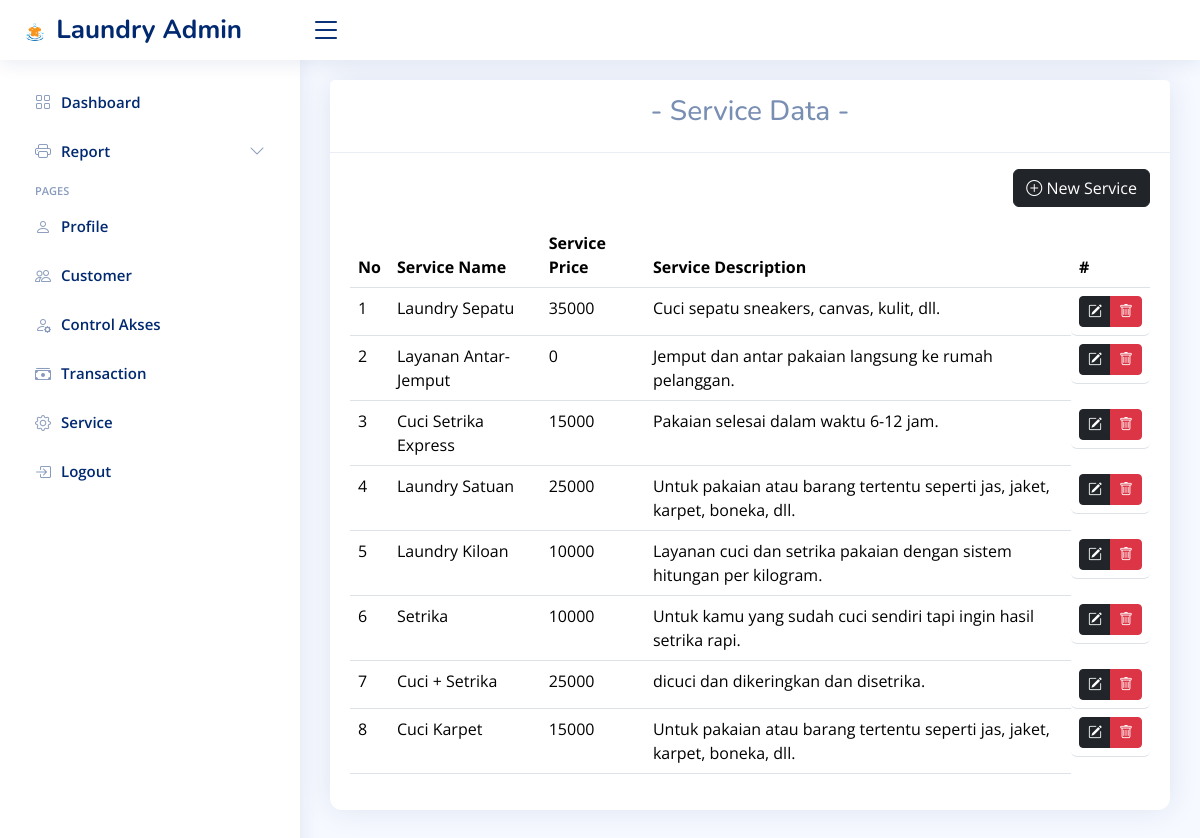
/dashboard.php?page=services (signed in), run on the app's committed database.
### tables this page shows
CREATE TABLE `services` (
  `id` int(11) NOT NULL,
  `service_name` varchar(50) NOT NULL,
  `service_price` int(10) NOT NULL,
  `service_desc` text DEFAULT NULL,
  `create_at` timestamp NOT NULL DEFAULT current_timestamp() ON UPDATE current_timestamp(),
  `update_at` timestamp NULL DEFAULT NULL
);

### content/services.php (the view, shortened to what this page needs)
<?php
$queryCustomer = mysqli_query($koneksi, "SELECT * FROM services ORDER BY id DESC");
$rowCustomer = mysqli_fetch_all($queryCustomer, MYSQLI_ASSOC);
?>
<div class="row">
    <div class="col-sm-12">
        <div class="card">
            <div class="card-header">
                <h3 class="text-center">- Service Data -</h3>
            </div>
            <div class="card-body">
                <div align="right" class="mb-3 mt-3">
                    <a href="?page=add-service" class="btn btn-dark"><i class="bi bi-plus-circle"></i> New Service</a>
                </div>
                <table class="table datatable">
                    <thead>
                        <tr>
                            <th>No</th>
                            <th>Service Name</th>
                            <th>Service Price</th>
                            <th>Service Description</th>
                            <th>#</th>
                        </tr>
                    </thead>
                    <tbody>
                        <?php
                        $no = 1;
                        foreach ($rowCustomer as $row) { ?>
                        <tr>
                            <td><?= $no++ ?></td>
                            <td><?= $row['service_name'] ?></td>
                            <td><?= $row['service_price'] ?></td>
                            <td><?= $row['service_desc'] ?></td>
                            <td class="btn-group">
                                <a href="?page=add-service&edit=<?php echo $row['id'] ?>" class="btn btn-dark btn-sm"><i
                                        class="bi bi-pencil-square"></i></a>
                                <button type="button" class="btn btn-danger btn-delete btn-sm" data-id="<?= $row['id'] ?>">
                                    <i class="bi bi-trash"></i>
                                </button>
                            </td>
                        </tr>
                        <?php } ?>
                    </tbody>
                </table>
            </div>
        </div>
    </div>
</div>

### assets/css/style.css (style rules this page uses)
:root { scroll-behavior: smooth; }
body { font-family: "Open Sans", sans-serif; background: #f6f9ff; color: #444444; }
a { color: #4154f1; text-decoration: none; }
h1, h2, h3, h4, h5, h6 { font-family: "Nunito", sans-serif; }
.card { margin-bottom: 30px; border: none; border-radius: 5px; box-shadow: 0px 0 30px rgba(1, 41, 112, 0.1); }
.card-header, .card-footer { border-color: #ebeef4; background-color: #fff; color: #798eb3; padding: 15px; }
.card-body { padding: 0 20px 20px 20px; }

### assets/css/custom.css (style rules this page uses)
.card { border-radius: 0.75rem; }

### data on the page
services: service_name "Laundry Sepatu", service_price "35000", service_desc "Cuci sepatu sneakers, canvas, kulit, dll."
services: service_name "Layanan Antar-Jemput", service_price "0", service_desc "Jemput dan antar pakaian langsung ke rumah pelanggan."
services: service_name "Cuci Setrika Express", service_price "15000", service_desc "Pakaian selesai dalam waktu 6-12 jam."
services: service_name "Laundry Satuan", service_price "25000", service_desc "Untuk pakaian atau barang tertentu seperti jas, jaket, karpet, boneka, dll."
services: service_name "Laundry Kiloan", service_price "10000", service_desc "Layanan cuci dan setrika pakaian dengan sistem hitungan per kilogram."
services: service_name "Setrika", service_price "10000", service_desc "Untuk kamu yang sudah cuci sendiri tapi ingin hasil setrika rapi."
services: service_name "Cuci + Setrika", service_price "25000", service_desc "dicuci dan dikeringkan dan disetrika."
services: service_name "Cuci Karpet", service_price "15000", service_desc "Untuk pakaian atau barang tertentu seperti jas, jaket, karpet, boneka, dll."
